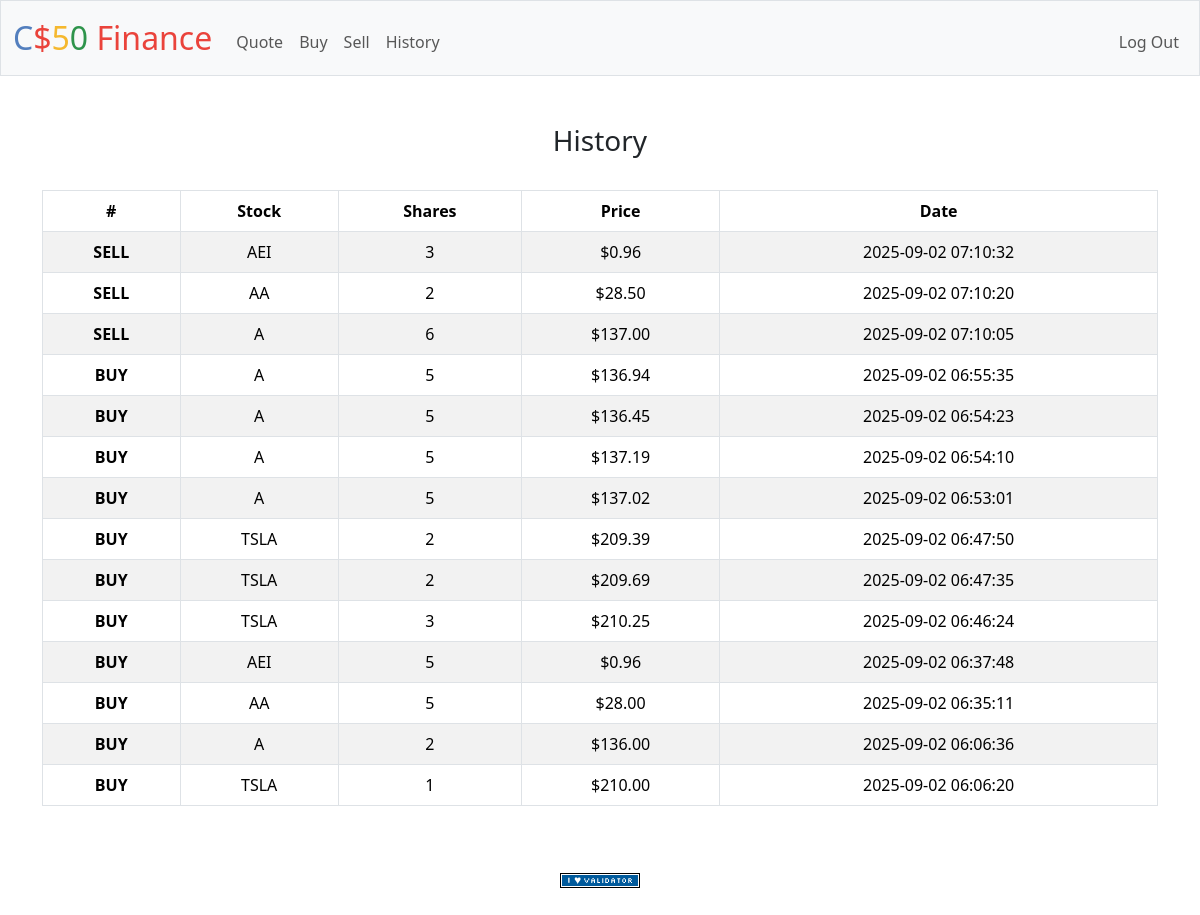
Screenshot of /history (signed in) with the database file from the repository.
### tables this page shows
CREATE TABLE purchases (
    purchase_id INTEGER PRIMARY KEY AUTOINCREMENT NOT NULL UNIQUE,
    user_id INTEGER NOT NULL,
    date TIMEDATE NOT NULL,
    stock TEXT NOT NULL,
    share INTEGER NOT NULL,
    bought INTEGER NOT NULL,
    FOREIGN KEY (user_id) REFERENCES users(id)
);

### app.py (the view)
@app.route("/history")
@login_required
def history():
    history = db.execute('SELECT purchase_id, NULL AS sale_id, stock, date, SUM(share) AS share, bought AS price FROM purchases WHERE user_id = ? GROUP BY purchase_id UNION ALL SELECT NULL, sale_id, stock, date, SUM(share) AS share, sold FROM sales WHERE user_id = ? GROUP BY sale_id ORDER BY date DESC',
                         session['user_id'], session['user_id'])
    return render_template('history.html', history=history)

### app.py (called while the page is built)
@app.after_request
def after_request(response):
    response.headers["Cache-Control"] = "no-cache, no-store, must-revalidate"
    response.headers["Expires"] = 0
    response.headers["Pragma"] = "no-cache"
    return response

### helpers.py (called while the page is built)
def login_required(f):
    @wraps(f)
    def decorated_function(*args, **kwargs):
        if session.get("user_id") is None:
            return redirect("/login")
        return f(*args, **kwargs)
    return decorated_function

def usd(value):
    return f"${value:,.2f}"

### templates/history.html (shortened to what this page needs)
{% extends "layout.html" %}
{% block main %}
    <h3>History</h3>
    <br>
    <table class="table table-striped table-bordered table-hover">
        <thead>
            <tr>
                <th scope="col">#</th>
                <th scope="col">Stock</th>
                <th scope="col">Shares</th>
                <th scope="col">Price</th>
                <th scope="col">Date</th>
            </tr>
        </thead>
        <tbody>
            {% for histories in history %}
                {% if histories.sale_id == None %}
                    <tr>
                        <th scope="row">BUY</th>
                        <td>{{histories.stock}}</td>
                        <td>{{histories.share}}</td>
                        <td>{{histories.price | usd}}</td>
                        <td>{{histories.date}}</td>
                    </tr>
                {% else %}
                    <tr>
                        <th scope="row">SELL</th>
                        <td>{{histories.stock}}</td>
                        <td>{{histories.share}}</td>
                        <td>{{histories.price}}</td>
                        <td>{{histories.date}}</td>
                    </tr>
                {% endif %}
            {% endfor %}
        </tbody>
    </table>
{% endblock %}

### templates/layout.html (shortened to what this page needs)
<!DOCTYPE html>
<html lang="en">
    <head>
        <link href="https://cdn.jsdelivr.net/npm/bootstrap@5.3.3/dist/css/bootstrap.min.css" rel="stylesheet">
        <link href="/static/styles.css" rel="stylesheet">
    </head>
    <body>
        <nav class="bg-light border navbar navbar-expand-md navbar-light">
            <div class="container-fluid">
                <a class="navbar-brand" href="/"><span class="blue">C</span><span class="red">$</span><span class="yellow">5</span><span class="green">0</span> <span class="red">Finance</span></a>
                <div class="collapse navbar-collapse" id="navbar">
                    {% if session["user_id"] %}
                        <ul class="navbar-nav me-auto mt-2">
                            <li class="nav-item"><a class="nav-link" href="/quote">Quote</a></li>
                            <li class="nav-item"><a class="nav-link" href="/buy">Buy</a></li>
                            <li class="nav-item"><a class="nav-link" href="/sell">Sell</a></li>
                            <li class="nav-item"><a class="nav-link" href="/history">History</a></li>
                        </ul>
                        <ul class="navbar-nav ms-auto mt-2">
                            <li class="nav-item"><a class="nav-link" href="/logout">Log Out</a></li>
                        </ul>
                    {% else %}
                        <ul class="navbar-nav ms-auto mt-2">
                            <li class="nav-item"><a class="nav-link" href="/register">Register</a></li>
                            <li class="nav-item"><a class="nav-link" href="/login">Log In</a></li>
                        </ul>
                    {% endif %}
                </div>
            </div>
        </nav>
        <main class="container py-5 text-center">
            {% block main %}{% endblock %}
        </main>
        <footer class="mb-5">
            <form action="https://validator.w3.org/check" class="text-center" enctype="multipart/form-data" method="post" target="_blank">
                <input alt="Validate" src="/static/I_heart_validator.png" type="image">
            </form>
        </footer>
    </body>
</html>

### static/styles.css (style rules this page uses)
nav .navbar-brand { font-size: xx-large; }
nav .navbar-brand .blue { color: #537fbe; }
nav .navbar-brand .red { color: #ea433b; }
nav .navbar-brand .yellow { color: #f5b82e; }
nav .navbar-brand .green { color: #2e944b; }
table { margin: auto; width: auto; }

### rows the page displays
purchases: stock "AEI", share "3", price "$0.96", date "2025-09-02 07:10:32", share "5", date "2025-09-02 06:37:48"
purchases: stock "A", share "5", price "$136.94", date "2025-09-02 06:55:35"
purchases: stock "A", share "5", price "$136.45", date "2025-09-02 06:54:23"
purchases: stock "A", share "5", price "$137.19", date "2025-09-02 06:54:10"
purchases: stock "A", share "5", price "$137.02", date "2025-09-02 06:53:01"
purchases: stock "TSLA", share "2", price "$209.39", date "2025-09-02 06:47:50"
purchases: stock "TSLA", share "2", price "$209.69", date "2025-09-02 06:47:35"
purchases: stock "TSLA", share "3", price "$210.25", date "2025-09-02 06:46:24"
purchases: stock "AA", share "5", price "$28.00", date "2025-09-02 06:35:11"
purchases: stock "A", share "2", price "$136.00", date "2025-09-02 06:06:36"
purchases: stock "TSLA", share "1", price "$210.00", date "2025-09-02 06:06:20"

### other values shown
{{ histories.stock }} "AA" "A"
{{ histories.share }} "2" "6"
{{ histories.price }} "$28.50" "$137.00"
{{ histories.date }} "2025-09-02 07:10:20" "2025-09-02 07:10:05"
